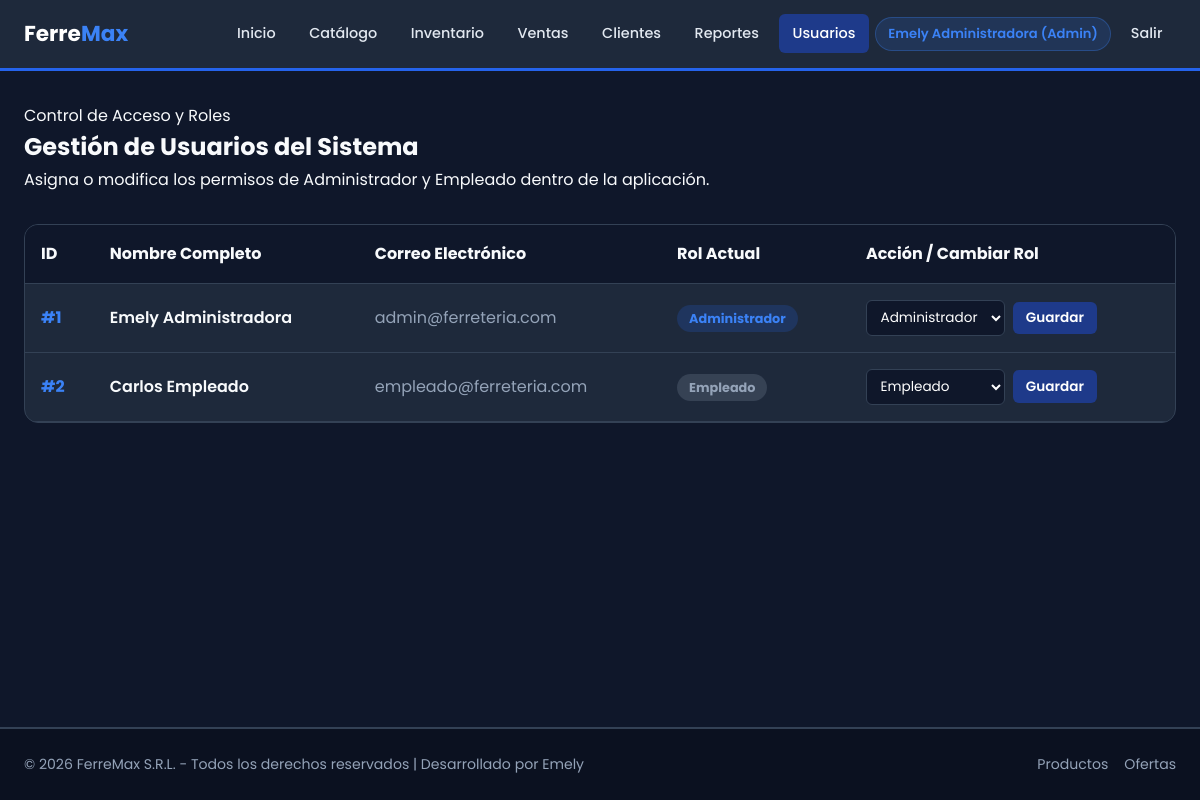
/usuarios.php (signed in), run on the app's committed database.
### tables this page shows
CREATE TABLE `usuarios` (
    `id` INT AUTO_INCREMENT PRIMARY KEY,
    `nombre` VARCHAR(100) NOT NULL,
    `email` VARCHAR(150) NOT NULL UNIQUE,
    `password` VARCHAR(255) NOT NULL,
    `rol` ENUM('admin', 'empleado', 'cliente') DEFAULT 'empleado',
    `creado_en` TIMESTAMP DEFAULT CURRENT_TIMESTAMP
);

### usuarios.php (the view, shortened to what this page needs)
<?php
require_once __DIR__ . '/header.php';
$usuariosList = [];
if ($db_connected) {
    $res = $conn->query("SELECT id, nombre, email, rol, creado_en FROM usuarios ORDER BY id ASC");
    if ($res) while ($r = $res->fetch_assoc()) $usuariosList[] = $r;
}
?>
<div class="catalog-hero" style="margin-bottom: 2rem;">
    <div class="hero-badge"><i class="fa-solid fa-user-gear"></i> Control de Acceso y Roles</div>
    <h2>Gestión de Usuarios del Sistema</h2>
    <p>Asigna o modifica los permisos de Administrador y Empleado dentro de la aplicación.</p>
</div>
<div style="background: var(--bg-card); border: 1px solid var(--border-color); border-radius: 14px; overflow-x: auto;">
    <table style="width: 100%; border-collapse: collapse; text-align: left; color: var(--text-main);">
        <thead>
            <tr style="background: #0F172A; border-bottom: 1px solid var(--border-color);">
                <th style="padding: 1rem;">ID</th>
                <th style="padding: 1rem;">Nombre Completo</th>
                <th style="padding: 1rem;">Correo Electrónico</th>
                <th style="padding: 1rem;">Rol Actual</th>
                <th style="padding: 1rem;">Acción / Cambiar Rol</th>
            </tr>
        </thead>
        <tbody>
            <?php foreach ($usuariosList as $u): ?>
            <tr style="border-bottom: 1px solid var(--border-color);">
                <td style="padding: 1rem; font-weight:700; color: var(--accent);">#<?php echo $u['id']; ?></td>
                <td style="padding: 1rem; font-weight:600;"><?php echo htmlspecialchars($u['nombre']); ?></td>
                <td style="padding: 1rem; color: var(--gray-muted);"><?php echo htmlspecialchars($u['email']); ?></td>
                <td style="padding: 1rem;">
                    <?php if ($u['rol'] === 'admin'): ?>
                        <span style="background: rgba(37, 99, 235, 0.2); color: #3B82F6; padding: 0.3rem 0.75rem; border-radius: 50px; font-size: 0.8rem; font-weight: 700;">
                            <i class="fa-solid fa-user-shield"></i> Administrador
                        </span>
                    <?php else: ?>
                        <span style="background: rgba(148, 163, 184, 0.2); color: #94A3B8; padding: 0.3rem 0.75rem; border-radius: 50px; font-size: 0.8rem; font-weight: 700;">
                            <i class="fa-solid fa-user-tie"></i> Empleado
                        </span>
                    <?php endif; ?>
                </td>
                <td style="padding: 1rem;">
                    <form action="usuarios.php" method="POST" style="display:flex; gap:0.5rem; align-items:center;">
                        <select name="nuevo_rol" style="background: #0F172A; border:1px solid var(--border-color); color:#fff; padding:0.4rem 0.6rem; border-radius:6px; font-size:0.85rem;">
                            <option value="empleado" <?php echo $u['rol'] === 'empleado' ? 'selected' : ''; ?>>Empleado</option>
                            <option value="admin" <?php echo $u['rol'] === 'admin' ? 'selected' : ''; ?>>Administrador</option>
                        </select>
                        <button type="submit" style="background: var(--primary); color:#fff; border:none; padding: 0.4rem 0.8rem; border-radius: 6px; font-weight:600; font-size:0.85rem; cursor:pointer;">
                            Guardar
                        </button>
                    </form>
                </td>
            </tr>
            <?php endforeach; ?>
        </tbody>
    </table>
</div>
<?php require_once __DIR__ . '/footer.php'; ?>

### Css/global.css (style rules this page uses)
:root { --primary: #1E3A8A; --primary-hover: #2563EB; --accent: #3B82F6; --bg-dark: #0F172A; --bg-card: #1E293B; --bg-card-hover: #334155; --gray-muted: #94A3B8; --border-color: #334155; --text-main: #F8FAFC; --text-bright: #FFFFFF; --radius: 8px; }
* { margin: 0; padding: 0; box-sizing: border-box; font-family: 'Poppins', Arial, sans-serif; }
body { background-color: var(--bg-dark); color: var(--text-main); line-height: 1.6; min-height: 100vh; display: flex; flex-direction: column; }

### data on the page
usuarios: id "1", nombre "Emely Administradora", email "admin@ferreteria.com", nuevo_rol "Administrador"
usuarios: id "2", nombre "Carlos Empleado", email "empleado@ferreteria.com", nuevo_rol "Empleado"

### other printed values
$nombreUsuario "Emely Administradora"
$rol "Admin"
